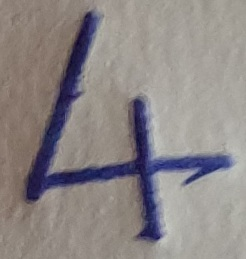
#> input picture Andew_ML/Exercises/number4.jpeg, 246 x 259 px
$ jupyter execute --allow-errors NeuralNetworks_approach2.ipynb   (shell and % lines are left out)   (older library calls are emulated)
#> lines starting #> are read from the running program, lines starting #| are printed output that depends on the picture
[cell 1]
import numpy as np
import pandas as pd
import matplotlib.pyplot as plt
import seaborn as sns

[cell 2]
pd.set_option('display.max_columns', None)
pd.set_option('display.max_rows', 150)
pd.set_option('display.max_seq_items', None)
sns.set_context('notebook')
sns.set_style('darkgrid')

[cell 3]
from scipy.io import loadmat
#> (the rest of this cell did not finish here and is left out)

### Visualizing the Data

[cell 4]
import matplotlib.image as mpimg
# [11 lines left out: function PlotNumbers, not called in this run]

#> (a cell that did not finish here is left out)

### Model Representation

#> (a cell that did not finish here is left out)

#> (a cell that did not finish here is left out)

### Preparing for Flattening and Reshaping

[cell 8]
# 401x25 + 26x10 = 10285
def FlattenParams(theta1,theta2):
    return np.r_[theta1.ravel(),theta2.ravel()].reshape(((input_layer_size+1)*hidden_layer_size + \
        (hidden_layer_size+1)*output_layer_size),1)

# Theta1 25x401 and Theta2 10x26
# [4 lines left out: function ReshapeParams, not called in this run]

### Random Initialization of Parameters

[cell 9]
def Rand_InitializeTheta(lin,lout):
    epsil = (6/(lin+lout))**1/2
    W = np.random.rand(lin,lout+1) * (2*epsil) - epsil
    return W

[cell 10]
def sigmoid(z):
    return 1/(1 + np.exp(-1*z))

# [25 lines left out: function NNCostfunction, not called in this run]

### BackPropogation

[cell 11]
def SigmoidGradient(z):
    return sigmoid(z)*(1-sigmoid(z))

# [34 lines left out: function Gradient, not called in this run]

### Gradient Checking

[cell 12]
def flattenX(myX):
    return np.array(myX.flatten()).reshape((n_training_samples*(input_layer_size+1),1))

def reshapeX(flattenedX):
    return np.array(flattenedX).reshape((n_training_samples,input_layer_size+1))

# [15 lines left out: function checkGradient, not called in this run]

#> (a cell that did not finish here is left out)

#> (a cell that did not finish here is left out)

## Prediction and Accuracy

[cell 15]
# [8 lines left out: function predictions, not called in this run]

def accuracy(pred,y):
    pred.shape = (pred.size,1)
    return np.sum(pred == y)*100/float(y.shape[0])

#> (a cell that did not finish here is left out)

### Learning Theta Using Gradient Descent / Scipy / FminCG

[cell 17]
from scipy.optimize import fmin_bfgs, fmin_cg
lamda = 0.01
maxIterations = 200
#> (the rest of this cell did not finish here and is left out)

#> (a cell that did not finish here is left out)

### Random Parameters

[cell 19]
Theta1 = Rand_InitializeTheta(25,400)
Theta2 = Rand_InitializeTheta(10,25)
Theta1.shape,Theta2.shape

#> (a cell that did not finish here is left out)

[cell 21]
lamda = 0.09
maxIterations = 100
#> (the rest of this cell did not finish here and is left out)

### Trying Our Own Image

[cell 22]
import cv2
import PIL
from PIL import Image

[cell 23]
basewidth = 20
img = Image.open('number4.jpeg')
#> img is the input picture: PIL image 246x259 RGB; mean R, G, B 141, 134.5, 134
wpercent = (basewidth / float(img.size[0]))
#> wpercent = 0.0813
#hsize = int((float(img.size[1]) * float(wpercent)))
hsize=basewidth
img = img.resize((basewidth, hsize), PIL.Image.ANTIALIAS)
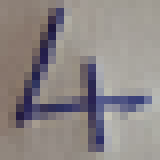
#> img: PIL image 20x20 RGB (shown 8 times larger); mean R, G, B 141, 134.5, 134
img.save('number_resized.jpg')

[cell 24]
img = cv2.imread('number_resized.jpg', 0)
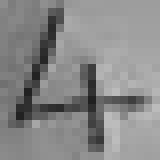
#> img: shape (20, 20) (shown 8 times larger); min 32, max 188, mean 136.4
img.shape
#> Out = (20, 20)

[cell 25]
img = img.ravel()
#> img = 400 values, max 188 at index 314, min 32 at index 251, mean 136.4

[cell 26]
img.shape
#> Out = (400,)

#### I have written 5 in a very confusing way

[cell 27]
plt.imshow(img.reshape(20,20,order="A"))

[cell 28]
img = img.reshape(1,400)

[cell 29]
img.shape
#> Out = (1, 400)

[cell 30]
img = np.c_[1,img]

[cell 31]
img.shape
#> Out = (1, 401)

$ run again, with Andew_ML/Exercises/number5.jpeg copied over Andew_ML/Exercises/number4.jpeg
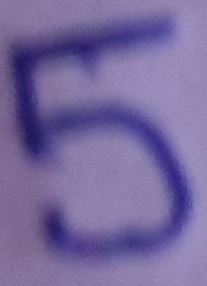
#> input picture Andew_ML/Exercises/number5.jpeg, 207 x 286 px
#> img is the input picture: PIL image 207x286 RGB; mean R, G, B 119.5, 105.4, 157
#> `img = img.resize((basewidth, hsize), PIL.Image.ANTIALIAS)`:
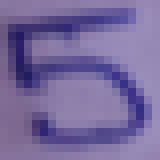
#> img: PIL image 20x20 RGB (shown 8 times larger); mean R, G, B 119.5, 105.4, 157
#> `img = cv2.imread('number_resized.jpg', 0)`:
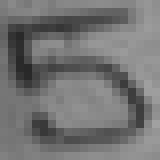
#> img: shape (20, 20) (shown 8 times larger); min 40, max 161, mean 115.6
#> `img = img.ravel()`: img = 400 values, max 161 at index 319, min 40 at index 163, mean 115.6

$ run again, with Andew_ML/Exercises/number9.jpeg copied over Andew_ML/Exercises/number4.jpeg
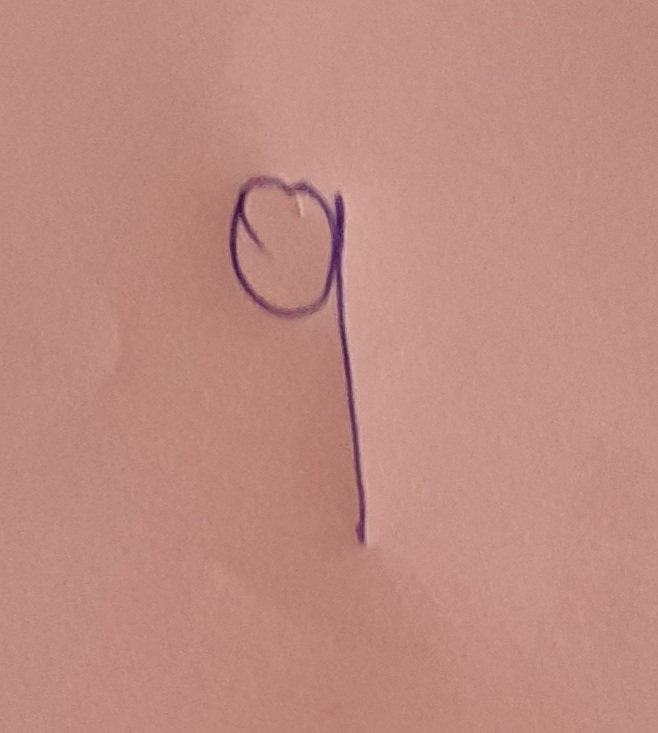
#> input picture Andew_ML/Exercises/number9.jpeg, 658 x 733 px
#> img is the input picture: PIL image 658x733 RGB; mean R, G, B 190.1, 139.7, 129.1
#> `img = img.resize((basewidth, hsize), PIL.Image.ANTIALIAS)`:
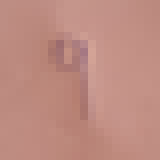
#> img: PIL image 20x20 RGB (shown 8 times larger); mean R, G, B 190.1, 139.7, 129.1
#> `img = cv2.imread('number_resized.jpg', 0)`:
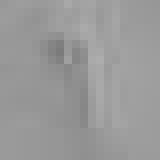
#> img: shape (20, 20) (shown 8 times larger); min 123, max 173, mean 153.6
#> `img = img.ravel()`: img = 400 values, max 173 at index 152, min 123 at index 127, mean 153.6
